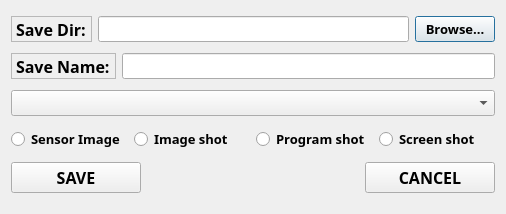
<?xml version="1.0" encoding="UTF-8"?>
<ui version="4.0">
 <class>saveimage</class>
 <widget class="QDialog" name="saveimage">
  <property name="geometry">
   <rect>
    <x>0</x>
    <y>0</y>
    <width>506</width>
    <height>214</height>
   </rect>
  </property>
  <property name="font">
   <font>
    <family>Microsoft Tai Le</family>
    <weight>75</weight>
    <bold>true</bold>
   </font>
  </property>
  <property name="windowTitle">
   <string>saveimage</string>
  </property>
  <layout class="QVBoxLayout" name="verticalLayout">
   <item>
    <layout class="QHBoxLayout" name="horizontalLayout">
     <item>
      <widget class="QLabel" name="name">
       <property name="font">
        <font>
         <family>Microsoft Tai Le</family>
         <pointsize>12</pointsize>
         <weight>75</weight>
         <bold>true</bold>
        </font>
       </property>
       <property name="contextMenuPolicy">
        <enum>Qt::NoContextMenu</enum>
       </property>
       <property name="frameShape">
        <enum>QFrame::StyledPanel</enum>
       </property>
       <property name="frameShadow">
        <enum>QFrame::Sunken</enum>
       </property>
       <property name="text">
        <string>Save Dir:</string>
       </property>
       <property name="buddy">
        <cstring>dirButton</cstring>
       </property>
      </widget>
     </item>
     <item>
      <widget class="QLineEdit" name="filedir">
       <property name="font">
        <font>
         <family>Microsoft Tai Le</family>
         <pointsize>10</pointsize>
        </font>
       </property>
       <property name="readOnly">
        <bool>true</bool>
       </property>
      </widget>
     </item>
     <item>
      <widget class="QPushButton" name="dirButton">
       <property name="font">
        <font>
         <family>Microsoft Tai Le</family>
         <pointsize>10</pointsize>
         <weight>75</weight>
         <bold>true</bold>
        </font>
       </property>
       <property name="text">
        <string>Browse...</string>
       </property>
      </widget>
     </item>
    </layout>
   </item>
   <item>
    <layout class="QHBoxLayout" name="horizontalLayout_2">
     <item>
      <widget class="QLabel" name="name_2">
       <property name="font">
        <font>
         <family>Microsoft Tai Le</family>
         <pointsize>12</pointsize>
         <weight>75</weight>
         <bold>true</bold>
        </font>
       </property>
       <property name="contextMenuPolicy">
        <enum>Qt::NoContextMenu</enum>
       </property>
       <property name="frameShape">
        <enum>QFrame::StyledPanel</enum>
       </property>
       <property name="frameShadow">
        <enum>QFrame::Sunken</enum>
       </property>
       <property name="text">
        <string>Save Name:</string>
       </property>
       <property name="buddy">
        <cstring>filename</cstring>
       </property>
      </widget>
     </item>
     <item>
      <widget class="QLineEdit" name="filename">
       <property name="font">
        <font>
         <family>Microsoft Tai Le</family>
         <pointsize>10</pointsize>
        </font>
       </property>
       <property name="readOnly">
        <bool>false</bool>
       </property>
      </widget>
     </item>
    </layout>
   </item>
   <item>
    <widget class="QComboBox" name="comboBox">
     <property name="font">
      <font>
       <pointsize>10</pointsize>
       <weight>75</weight>
       <bold>true</bold>
      </font>
     </property>
    </widget>
   </item>
   <item>
    <layout class="QHBoxLayout" name="horizontalLayout_3">
     <item>
      <widget class="QRadioButton" name="originalradio">
       <property name="font">
        <font>
         <family>Microsoft Tai Le</family>
         <pointsize>10</pointsize>
         <weight>75</weight>
         <bold>true</bold>
        </font>
       </property>
       <property name="text">
        <string>Sensor Image</string>
       </property>
      </widget>
     </item>
     <item>
      <widget class="QRadioButton" name="lableradio">
       <property name="font">
        <font>
         <family>Microsoft Tai Le</family>
         <pointsize>10</pointsize>
         <weight>75</weight>
         <bold>true</bold>
        </font>
       </property>
       <property name="text">
        <string>Image shot</string>
       </property>
      </widget>
     </item>
     <item>
      <widget class="QRadioButton" name="appradio">
       <property name="font">
        <font>
         <family>Microsoft Tai Le</family>
         <pointsize>10</pointsize>
         <weight>75</weight>
         <bold>true</bold>
        </font>
       </property>
       <property name="text">
        <string>Program shot</string>
       </property>
      </widget>
     </item>
     <item>
      <widget class="QRadioButton" name="desktopradio">
       <property name="font">
        <font>
         <family>Microsoft Tai Le</family>
         <pointsize>10</pointsize>
         <weight>75</weight>
         <bold>true</bold>
        </font>
       </property>
       <property name="text">
        <string>Screen shot</string>
       </property>
      </widget>
     </item>
    </layout>
   </item>
   <item>
    <layout class="QHBoxLayout" name="horizontalLayout_4">
     <item>
      <widget class="QPushButton" name="saveButton">
       <property name="minimumSize">
        <size>
         <width>130</width>
         <height>0</height>
        </size>
       </property>
       <property name="font">
        <font>
         <family>Microsoft Tai Le</family>
         <pointsize>12</pointsize>
         <weight>75</weight>
         <bold>true</bold>
        </font>
       </property>
       <property name="text">
        <string>SAVE</string>
       </property>
      </widget>
     </item>
     <item>
      <spacer name="horizontalSpacer">
       <property name="orientation">
        <enum>Qt::Horizontal</enum>
       </property>
       <property name="sizeHint" stdset="0">
        <size>
         <width>118</width>
         <height>20</height>
        </size>
       </property>
      </spacer>
     </item>
     <item>
      <widget class="QPushButton" name="cancelButton">
       <property name="minimumSize">
        <size>
         <width>130</width>
         <height>0</height>
        </size>
       </property>
       <property name="font">
        <font>
         <family>Microsoft Tai Le</family>
         <pointsize>12</pointsize>
         <weight>75</weight>
         <bold>true</bold>
        </font>
       </property>
       <property name="text">
        <string>CANCEL</string>
       </property>
      </widget>
     </item>
    </layout>
   </item>
  </layout>
 </widget>
 <layoutdefault spacing="6" margin="11"/>
 <resources/>
 <connections/>
</ui>
